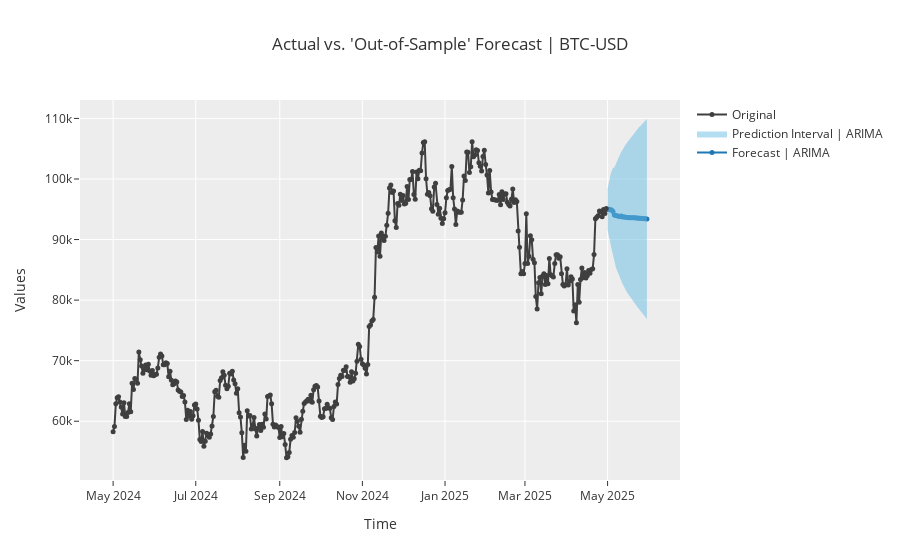

The cell this chart's notebook holds for it:
### Code cell
#Plot prophet model forecast
plot_model(final_arima, plot='forecast')
